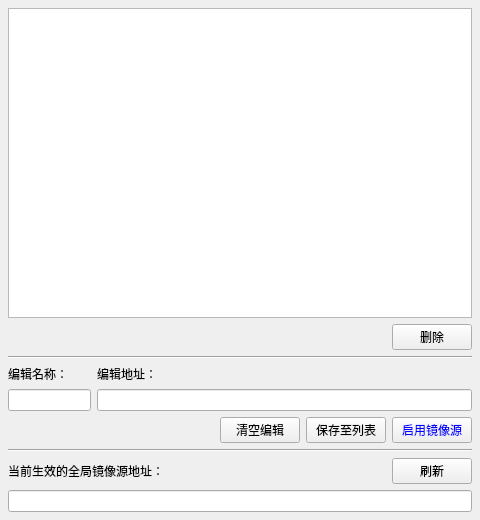
<?xml version="1.0" encoding="UTF-8"?>
<ui version="4.0">
 <class>index_manager</class>
 <widget class="QMainWindow" name="index_manager">
  <property name="windowModality">
   <enum>Qt::WindowModal</enum>
  </property>
  <property name="geometry">
   <rect>
    <x>0</x>
    <y>0</y>
    <width>480</width>
    <height>520</height>
   </rect>
  </property>
  <property name="font">
   <font>
    <family>Microsoft YaHei UI</family>
   </font>
  </property>
  <property name="windowTitle">
   <string>镜像源设置</string>
  </property>
  <widget class="QWidget" name="centralwidget">
   <layout class="QVBoxLayout" name="verticalLayout_5">
    <property name="leftMargin">
     <number>8</number>
    </property>
    <property name="topMargin">
     <number>8</number>
    </property>
    <property name="rightMargin">
     <number>8</number>
    </property>
    <property name="bottomMargin">
     <number>8</number>
    </property>
    <item>
     <layout class="QVBoxLayout" name="verticalLayout_4" stretch="9,1,1,1,1,1,1">
      <item>
       <widget class="QListWidget" name="li_indexurls">
        <property name="palette">
         <palette>
          <active>
           <colorrole role="Highlight">
            <brush brushstyle="SolidPattern">
             <color alpha="255">
              <red>155</red>
              <green>222</green>
              <blue>255</blue>
             </color>
            </brush>
           </colorrole>
          </active>
          <inactive>
           <colorrole role="Highlight">
            <brush brushstyle="SolidPattern">
             <color alpha="255">
              <red>155</red>
              <green>222</green>
              <blue>255</blue>
             </color>
            </brush>
           </colorrole>
          </inactive>
          <disabled>
           <colorrole role="Highlight">
            <brush brushstyle="SolidPattern">
             <color alpha="255">
              <red>190</red>
              <green>190</green>
              <blue>190</blue>
             </color>
            </brush>
           </colorrole>
          </disabled>
         </palette>
        </property>
       </widget>
      </item>
      <item>
       <layout class="QHBoxLayout" name="horizontalLayout_4" stretch="9,1">
        <item>
         <widget class="QLabel" name="label_4">
          <property name="text">
           <string/>
          </property>
         </widget>
        </item>
        <item>
         <widget class="QPushButton" name="btn_delurl">
          <property name="toolTip">
           <string>删除列表中选中的镜像源地址。</string>
          </property>
          <property name="text">
           <string>删除</string>
          </property>
         </widget>
        </item>
       </layout>
      </item>
      <item>
       <widget class="Line" name="line">
        <property name="orientation">
         <enum>Qt::Horizontal</enum>
        </property>
       </widget>
      </item>
      <item>
       <layout class="QHBoxLayout" name="horizontalLayout_2" stretch="2,9">
        <item>
         <layout class="QVBoxLayout" name="verticalLayout">
          <item>
           <widget class="QLabel" name="label">
            <property name="text">
             <string>编辑名称：</string>
            </property>
           </widget>
          </item>
          <item>
           <widget class="QLineEdit" name="le_urlname">
            <property name="contextMenuPolicy">
             <enum>Qt::NoContextMenu</enum>
            </property>
           </widget>
          </item>
         </layout>
        </item>
        <item>
         <layout class="QVBoxLayout" name="verticalLayout_2">
          <item>
           <widget class="QLabel" name="label_2">
            <property name="text">
             <string>编辑地址：</string>
            </property>
           </widget>
          </item>
          <item>
           <widget class="QLineEdit" name="le_indexurl">
            <property name="contextMenuPolicy">
             <enum>Qt::NoContextMenu</enum>
            </property>
           </widget>
          </item>
         </layout>
        </item>
       </layout>
      </item>
      <item>
       <layout class="QHBoxLayout" name="horizontalLayout" stretch="9,2,2,2">
        <item>
         <widget class="QLabel" name="label_5">
          <property name="text">
           <string/>
          </property>
         </widget>
        </item>
        <item>
         <widget class="QPushButton" name="btn_clearle">
          <property name="toolTip">
           <string>清空正在编辑的名称和地址输入框。</string>
          </property>
          <property name="text">
           <string>清空编辑</string>
          </property>
         </widget>
        </item>
        <item>
         <widget class="QPushButton" name="btn_saveurl">
          <property name="toolTip">
           <string>将输入框内的名称和地址保存到列表。</string>
          </property>
          <property name="text">
           <string>保存至列表</string>
          </property>
         </widget>
        </item>
        <item>
         <widget class="QPushButton" name="btn_setindex">
          <property name="palette">
           <palette>
            <active>
             <colorrole role="ButtonText">
              <brush brushstyle="SolidPattern">
               <color alpha="255">
                <red>0</red>
                <green>0</green>
                <blue>255</blue>
               </color>
              </brush>
             </colorrole>
            </active>
            <inactive>
             <colorrole role="ButtonText">
              <brush brushstyle="SolidPattern">
               <color alpha="255">
                <red>0</red>
                <green>0</green>
                <blue>255</blue>
               </color>
              </brush>
             </colorrole>
            </inactive>
            <disabled>
             <colorrole role="ButtonText">
              <brush brushstyle="SolidPattern">
               <color alpha="255">
                <red>120</red>
                <green>120</green>
                <blue>120</blue>
               </color>
              </brush>
             </colorrole>
            </disabled>
           </palette>
          </property>
          <property name="toolTip">
           <string>将输入框内的镜像源地址设置为全局镜像源。</string>
          </property>
          <property name="text">
           <string>启用镜像源</string>
          </property>
         </widget>
        </item>
       </layout>
      </item>
      <item>
       <widget class="Line" name="line_2">
        <property name="orientation">
         <enum>Qt::Horizontal</enum>
        </property>
       </widget>
      </item>
      <item>
       <layout class="QVBoxLayout" name="verticalLayout_3">
        <item>
         <layout class="QHBoxLayout" name="horizontalLayout_3" stretch="9,1">
          <item>
           <widget class="QLabel" name="label_3">
            <property name="text">
             <string>当前生效的全局镜像源地址：</string>
            </property>
           </widget>
          </item>
          <item>
           <widget class="QPushButton" name="btn_refresh_effective">
            <property name="toolTip">
             <string>获取当前生效的全局镜像源地址并显示。</string>
            </property>
            <property name="text">
             <string>刷新</string>
            </property>
           </widget>
          </item>
         </layout>
        </item>
        <item>
         <widget class="QLineEdit" name="le_effectiveurl">
          <property name="contextMenuPolicy">
           <enum>Qt::NoContextMenu</enum>
          </property>
          <property name="readOnly">
           <bool>true</bool>
          </property>
         </widget>
        </item>
       </layout>
      </item>
     </layout>
    </item>
   </layout>
  </widget>
 </widget>
 <resources/>
 <connections/>
</ui>
